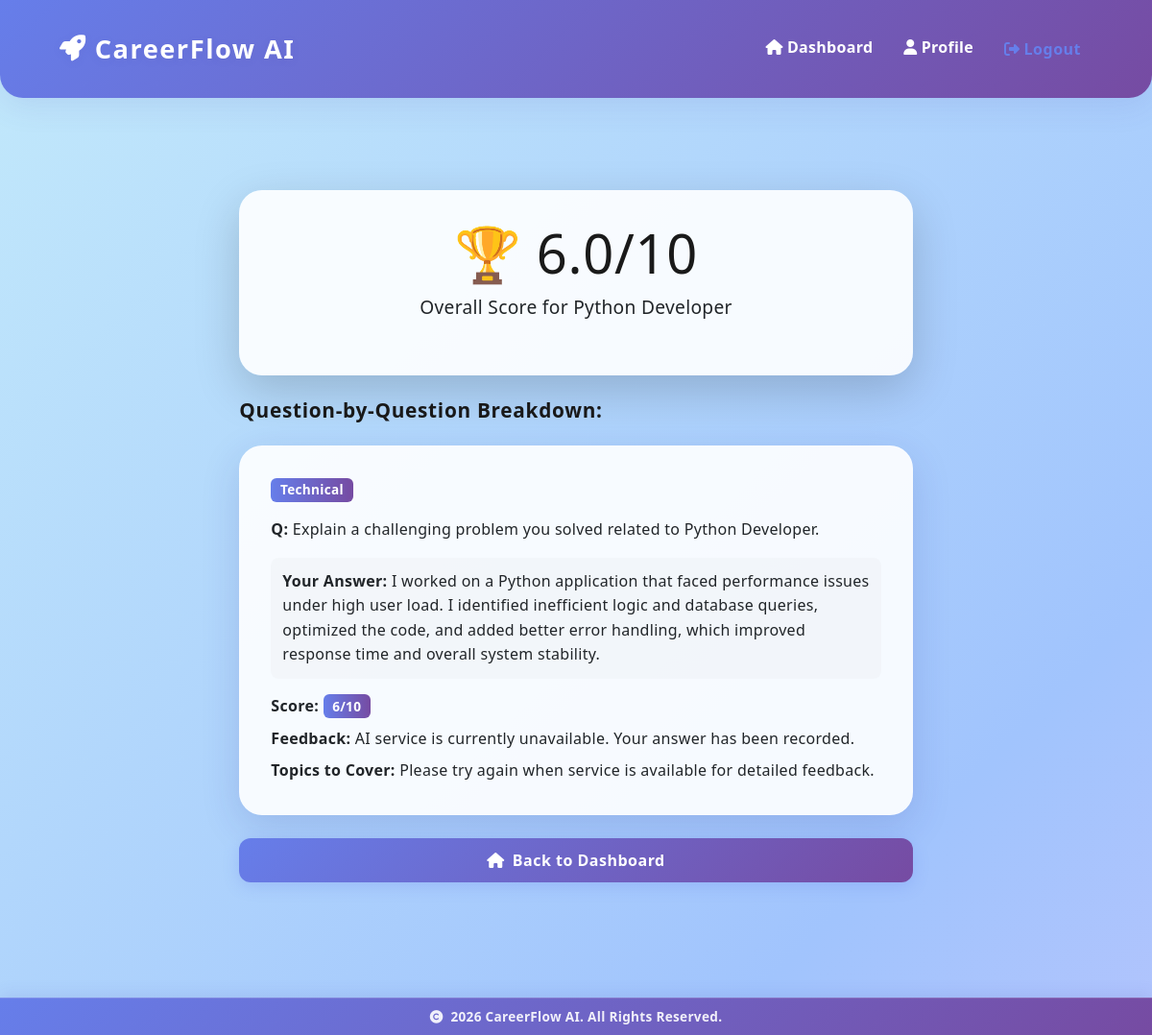
/interview/27/feedback/ (signed in), run on the app's committed database.
### interviews/models.py (models this page shows, shortened)
class InterviewSession(models.Model):
    STATUS_CHOICES = [
        ('setup', 'Setup'),
        ('in_progress', 'In Progress'),
        ('completed', 'Completed'),
    ]
    user = models.ForeignKey(User, on_delete=models.CASCADE)
    job_description = models.TextField()
    role_title = models.CharField(max_length=200)
    resume = models.FileField(upload_to='resumes/')
    status = models.CharField(max_length=20, choices=STATUS_CHOICES, default='setup')
    overall_score = models.FloatField(default=0.0)
    created_at = models.DateTimeField(auto_now_add=True)
    completed_at = models.DateTimeField(null=True, blank=True)

class Answer(models.Model):
    question = models.OneToOneField(Question, on_delete=models.CASCADE, related_name='answer')
    user_response = models.TextField()
    is_voice = models.BooleanField(default=False)
    ai_score = models.IntegerField(default=0)
    ai_feedback = models.TextField()
    topics_to_cover = models.TextField(blank=True)
    answered_at = models.DateTimeField(auto_now_add=True)

class Question(models.Model):
    TYPE_CHOICES = [
        ('technical', 'Technical'),
        ('behavioral', 'Behavioral'),
    ]
    session = models.ForeignKey(InterviewSession, on_delete=models.CASCADE, related_name='questions')
    question_text = models.TextField()
    question_type = models.CharField(max_length=20, choices=TYPE_CHOICES)
    order = models.IntegerField(default=0)

### interviews/views.py (the view)
# urls.py: path('<int:session_id>/feedback/', views.interview_feedback, name='interview_feedback'),
@login_required
def interview_feedback(request, session_id):
    session = get_object_or_404(InterviewSession, id=session_id, user=request.user)
    answers = Answer.objects.filter(question__session=session).order_by('question__order')
    return render(request, 'interviews/feedback.html', {
        'session': session,
        'answers': answers
    })

### interviews/templates/interviews/feedback.html (shortened to what this page needs)
{% extends 'base.html' %}
{% block content %}
<div class="container py-4 py-md-5">
  <div class="row justify-content-center">
    <div class="col-12 col-md-10 col-lg-8">
      <div class="card shadow-lg border-0 mb-4">
        <div class="card-body text-center">
          <h1 class="display-4 mb-2" style="font-size: clamp(2rem, 5vw, 3.5rem);">🏆 {{ session.overall_score|floatformat:1 }}/10</h1>
          <p class="lead" style="font-size: clamp(1rem, 2vw, 1.2rem);">Overall Score for <strong>{{ session.role_title }}</strong></p>
        </div>
      </div>
      <h4 class="mb-4" style="font-size: clamp(1.1rem, 2.5vw, 1.3rem);">Question-by-Question Breakdown:</h4>
      {% for answer in answers %}
      <div class="card mb-3">
        <div class="card-body">
          <span class="badge bg-{% if answer.question.question_type == 'technical' %}primary{% else %}success{% endif %}">
            {{ answer.question.question_type|title }}
          </span>
          <p class="mt-3 mb-2" style="word-break: break-word;"><strong>Q:</strong> {{ answer.question.question_text }}</p>
          <div style="background: rgba(0,0,0,0.02); padding: clamp(8px, 2vw, 12px); border-radius: 0.5rem; margin: clamp(12px, 2vw, 16px) 0;">
            <p class="mb-0" style="word-break: break-word; font-size: clamp(0.9rem, 1.5vw, 1rem);"><strong>Your Answer:</strong> {{ answer.user_response }}</p>
          </div>
          <p class="mb-2" style="word-break: break-word;"><strong>Score:</strong> <span class="badge bg-primary">{{ answer.ai_score }}/10</span></p>
          <p class="mb-2" style="word-break: break-word;"><strong>Feedback:</strong> {{ answer.ai_feedback }}</p>
          {% if answer.topics_to_cover %}
          <p class="mb-0" style="word-break: break-word;"><strong>Topics to Cover:</strong> {{ answer.topics_to_cover }}</p>
          {% endif %}
        </div>
      </div>
      {% endfor %}
      <div class="d-grid mt-4">
        <a href="{% url 'dashboard' %}" class="btn btn-primary btn-lg"><i class="fas fa-home me-2"></i><span class="d-none d-sm-inline">Back to Dashboard</span><span class="d-inline d-sm-none">Home</span></a>
      </div>
    </div>
  </div>
</div>
{% endblock %}

### core/static/responsive.css (style rules this page uses)
:root { --font-size-base: clamp(14px, 2.5vw, 16px); --font-size-h1: clamp(24px, 5vw, 48px); --font-size-h2: clamp(20px, 4vw, 36px); --font-size-h3: clamp(18px, 3.5vw, 28px); --font-size-h4: clamp(16px, 3vw, 24px); --font-size-h5: clamp(14px, 2.5vw, 20px); --spacing-xs: clamp(4px, 1vw, 8px); --spacing-sm: clamp(8px, 2vw, 12px); --spacing-md: clamp(16px, 3vw, 24px); --spacing-lg: clamp(24px, 4vw, 32px); --spacing-xl: clamp(32px, 5vw, 48px); --padding-mobile: clamp(12px, 3vw, 16px); --padding-tablet: clamp(16px, 4vw, 20px); --padding-desktop: clamp(24px, 5vw, 32px); }
* { box-sizing: border-box; }
html { font-size: 16px; scroll-behavior: smooth; }
body { font-size: var(--font-size-base); line-height: 1.6; font-family: 'Segoe UI', Tahoma, Geneva, Verdana, sans-serif; word-break: break-word; overflow-x: hidden; }
h1, h2, h3, h4, h5, h6 { line-height: 1.2; margin-bottom: var(--spacing-md); word-wrap: break-word; }
h1 { font-size: var(--font-size-h1); }
h4 { font-size: var(--font-size-h4); }
p { margin-bottom: var(--spacing-md); font-size: inherit; }
.lead { font-size: clamp(14px, 2vw, 18px); }
.container, .container-fluid { padding-left: var(--padding-mobile); padding-right: var(--padding-mobile); }
@media (min-width: 768px) { .container, .container-fluid { padding-left: var(--padding-tablet); padding-right: var(--padding-tablet); } }
@media (min-width: 1200px) { .container, .container-fluid { padding-left: var(--padding-desktop); padding-right: var(--padding-desktop); } }
.row { margin-left: calc(-1 * var(--spacing-xs)); margin-right: calc(-1 * var(--spacing-xs)); }
.row > * { padding-left: var(--spacing-xs); padding-right: var(--spacing-xs); }
@media (min-width: 768px) { .row { margin-left: calc(-1 * var(--spacing-md)); margin-right: calc(-1 * var(--spacing-md)); } }
@media (min-width: 768px) { .row > * { padding-left: var(--spacing-md); padding-right: var(--spacing-md); } }
.card { margin-bottom: var(--spacing-md); border-radius: clamp(0.8rem, 2vw, 1.5rem); }
.card-body { padding: var(--padding-mobile); }
@media (min-width: 768px) { .card-body { padding: var(--padding-tablet); } }
@media (min-width: 1200px) { .card-body { padding: var(--padding-desktop); } }
.btn { font-size: clamp(0.85rem, 2vw, 1rem); padding: clamp(0.4rem, 1vw, 0.7rem) clamp(0.8rem, 2vw, 1.5rem); border-radius: clamp(0.4rem, 1vw, 0.8rem); min-height: 44px; display: inline-flex; align-items: center; justify-content: center; white-space: normal; word-break: break-word; }
.btn-lg { font-size: clamp(0.9rem, 2.5vw, 1.1rem); padding: clamp(0.5rem, 1.5vw, 0.9rem) clamp(1rem, 2.5vw, 2rem); }
.badge { font-size: clamp(0.7rem, 1.2vw, 0.85rem); padding: clamp(0.2rem, 0.5vw, 0.35rem) clamp(0.4rem, 1vw, 0.6rem); word-break: break-word; display: inline-block; }
@media (min-width: 1200px) { .col-lg-8 { flex: 0 0 66.666%; max-width: 66.666%; } }

### data on the page
InterviewSession: overall_score "6.0", role_title "Python Developer"
Answer: question.question_type "Technical", question.question_text "Explain a challenging problem you solved related to Python Developer.", user_response "I worked on a Python application that faced performance issues under high user load. I identified inefficient logic and database queries, optimized the code, and added better error handling, which improved response time and overall system stability.", ai_score "6", ai_feedback "AI service is currently unavailable. Your answer has been recorded.", topics_to_cover "Please try again when service is available for detailed feedback."
